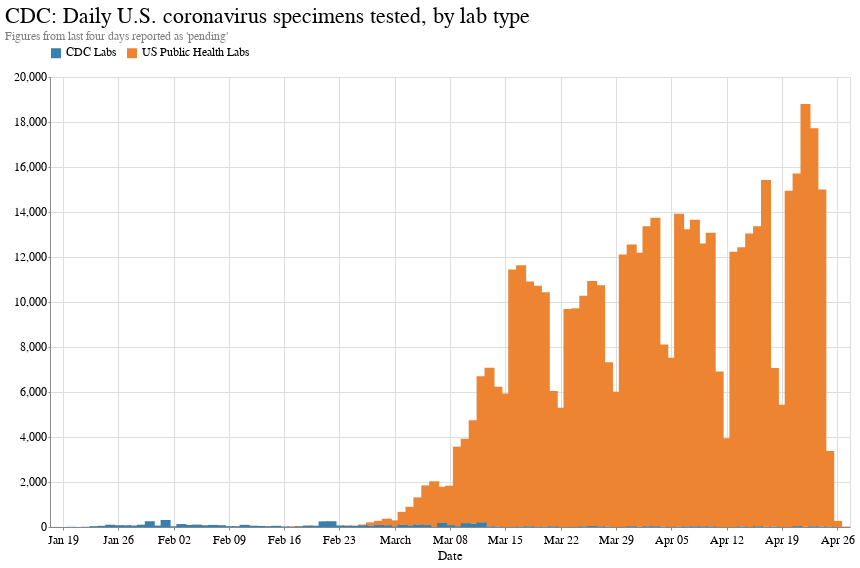

The code cell stored with this chart in its notebook:
### Code cell
chart = alt.Chart(tables_melt).mark_bar(size=10).encode(
    x=alt.X('Date:T', title='Date', axis=alt.Axis(tickCount=10)),
    y=alt.Y('test_count:Q', title=''),
    color=alt.Color('lab_type', legend=alt.Legend(orient="top"), title=''),
    order=alt.Order(
      # Sort the segments of the bars by this field
      'lab_type',
      sort='ascending'
    )
).properties(width=800, title={
      "text": ["CDC: Daily U.S. coronavirus specimens tested, by lab type"], 
      "subtitle": ["Figures from last four days reported as 'pending'"],
      "color": "black",
      "subtitleColor": "gray"})

chart

### Figure 1 — Vega-Lite specification as saved in the notebook (floating-point values rounded to 4 significant figures; data arrays with more than 128 entries replaced by an {"elided": "..."} marker saying what was removed)
{"config": {"view": {"width": 800, "height": 450}, "background": "#ffffff", "title": {"anchor": "start", "font": "Benton Gothic Bold, sans", "fontColor": "#000000", "fontSize": 22, "fontWeight": "normal"}, "arc": {"fill": "#82c6df"}, "area": {"fill": "#82c6df"}, "line": {"stroke": "#82c6df", "strokeWidth": 3}, "path": {"stroke": "#82c6df"}, "rect": {"fill": "#82c6df"}, "shape": {"stroke": "#82c6df"}, "bar": {"fill": "#82c6df"}, "point": {"stroke": "#82c6df"}, "symbol": {"fill": "#82c6df", "size": 30}, "axis": {"titleFont": "Benton Gothic Bold, sans", "titleFontSize": 13, "titleFontWeight": "normal", "labelFont": "Benton Gothic, sans", "labelFontSize": 11.5, "labelFontWeight": "normal"}, "axisX": {"labelAngle": 0, "labelPadding": 4, "tickSize": 3}, "axisY": {"labelBaseline": "middle", "maxExtent": 45, "minExtent": 45, "tickSize": 2, "titleAlign": "left", "titleAngle": 0, "titleX": -45, "titleY": -11}, "legend": {"titleFont": "Benton Gothic Bold, sans", "titleFontSize": 13, "titleFontWeight": "normal", "symbolType": "square", "labelFont": "Benton Gothic, sans", "labelFontSize": 11.5}, "range": {"category": ["#3580b1", "#ec8431", "#ab7fb4", "#c89d29", "#adc839", "#829eb1"], "diverging": ["#e68a4f", "#f4bb6a", "#f9e39c", "#dadfe2", "#a6b7c6", "#849eae"], "heatmap": ["#fbf2c7", "#f9e39c", "#f8d36e", "#f4bb6a", "#e68a4f", "#d15a40", "#ab4232"], "ordinal": ["#fbf2c7", "#f9e39c", "#f8d36e", "#f4bb6a", "#e68a4f", "#d15a40", "#ab4232"], "ramp": ["#fbf2c7", "#f9e39c", "#f8d36e", "#f4bb6a", "#e68a4f", "#d15a40", "#ab4232"]}}, "data": {"name": "data-f785431bacb39216a73e55f56e41ead5"}, "mark": {"type": "bar", "size": 10}, "encoding": {"color": {"type": "nominal", "field": "lab_type", "legend": {"orient": "top"}, "title": ""}, "order": {"type": "nominal", "field": "lab_type", "sort": "ascending"}, "x": {"type": "temporal", "axis": {"tickCount": 10}, "field": "Date", "title": "Date"}, "y": {"type": "quantitative", "field": "test_count", "title": ""}}, "title": {"text": ["CDC: Daily U.S. coronavirus specimens tested, by lab type"], "subtitle": ["Figures from last four days reported as 'pending'"], "color": "black", "subtitleColor": "gray"}, "width": 800, "$schema": "https://vega.github.io/schema/vega-lite/v4.0.2.json", "datasets": {"data-f785431bacb39216a73e55f56e41ead5": {"elided": "202 records"}}}
